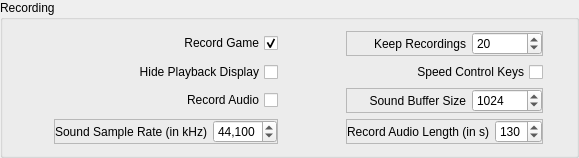
                 <widget class="QGroupBox" name="gBx_Recording">
                  <property name="title">
                   <string>Recording</string>
                  </property>
                  <layout class="QGridLayout" name="gridLayout_41">
                   <item row="2" column="6">
                    <widget class="QFrame" name="fr_SoundBufferSize">
                     <property name="frameShape">
                      <enum>QFrame::StyledPanel</enum>
                     </property>
                     <property name="frameShadow">
                      <enum>QFrame::Raised</enum>
                     </property>
                     <layout class="QGridLayout" name="gridLayout_38">
                      <property name="leftMargin">
                       <number>0</number>
                      </property>
                      <property name="topMargin">
                       <number>0</number>
                      </property>
                      <property name="rightMargin">
                       <number>0</number>
                      </property>
                      <property name="bottomMargin">
                       <number>0</number>
                      </property>
                      <item row="0" column="0">
                       <widget class="QLabel" name="lbl_SoundBufferSize">
                        <property name="sizePolicy">
                         <sizepolicy hsizetype="Minimum" vsizetype="Preferred">
                          <horstretch>0</horstretch>
                          <verstretch>0</verstretch>
                         </sizepolicy>
                        </property>
                        <property name="text">
                         <string>Sound Buffer Size</string>
                        </property>
                        <property name="alignment">
                         <set>Qt::AlignRight|Qt::AlignTrailing|Qt::AlignVCenter</set>
                        </property>
                       </widget>
                      </item>
                      <item row="0" column="1">
                       <widget class="QSpinBox" name="SpBx_SoundBufferSize">
                        <property name="maximumSize">
                         <size>
                          <width>70</width>
                          <height>16777215</height>
                         </size>
                        </property>
                        <property name="focusPolicy">
                         <enum>Qt::StrongFocus</enum>
                        </property>
                        <property name="minimum">
                         <number>256</number>
                        </property>
                        <property name="maximum">
                         <number>4096</number>
                        </property>
                        <property name="value">
                         <number>1024</number>
                        </property>
                       </widget>
                      </item>
                     </layout>
                    </widget>
                   </item>
                   <item row="2" column="7">
                    <widget class="QPushButton" name="Btn_SoundBufferSize_Reset">
                     <property name="maximumSize">
                      <size>
                       <width>16</width>
                       <height>16</height>
                      </size>
                     </property>
                     <property name="text">
                      <string/>
                     </property>
                     <property name="icon">
                      <iconset resource="resources.qrc">
                       <normaloff>:/Images/Reset_Icon_16px</normaloff>:/Images/Reset_Icon_16px</iconset>
                     </property>
                     <property name="flat">
                      <bool>true</bool>
                     </property>
                    </widget>
                   </item>
                   <item row="0" column="0">
                    <spacer name="hSp_RecordGame">
                     <property name="orientation">
                      <enum>Qt::Horizontal</enum>
                     </property>
                     <property name="sizeType">
                      <enum>QSizePolicy::Expanding</enum>
                     </property>
                     <property name="sizeHint" stdset="0">
                      <size>
                       <width>40</width>
                       <height>20</height>
                      </size>
                     </property>
                    </spacer>
                   </item>
                   <item row="0" column="6">
                    <widget class="QFrame" name="fr_KeepRecordings">
                     <property name="frameShape">
                      <enum>QFrame::StyledPanel</enum>
                     </property>
                     <property name="frameShadow">
                      <enum>QFrame::Raised</enum>
                     </property>
                     <layout class="QGridLayout" name="gridLayout_40">
                      <property name="leftMargin">
                       <number>0</number>
                      </property>
                      <property name="topMargin">
                       <number>0</number>
                      </property>
                      <property name="rightMargin">
                       <number>0</number>
                      </property>
                      <property name="bottomMargin">
                       <number>0</number>
                      </property>
                      <item row="0" column="1">
                       <widget class="QSpinBox" name="SpBx_KeepRecordings">
                        <property name="maximumSize">
                         <size>
                          <width>70</width>
                          <height>16777215</height>
                         </size>
                        </property>
                        <property name="focusPolicy">
                         <enum>Qt::StrongFocus</enum>
                        </property>
                        <property name="locale">
                         <locale language="English" country="UnitedKingdom"/>
                        </property>
                        <property name="showGroupSeparator" stdset="0">
                         <bool>true</bool>
                        </property>
                        <property name="maximum">
                         <number>99999</number>
                        </property>
                        <property name="value">
                         <number>20</number>
                        </property>
                       </widget>
                      </item>
                      <item row="0" column="0">
                       <widget class="QLabel" name="lbl_KeepRecordings">
                        <property name="sizePolicy">
                         <sizepolicy hsizetype="Minimum" vsizetype="Preferred">
                          <horstretch>0</horstretch>
                          <verstretch>0</verstretch>
                         </sizepolicy>
                        </property>
                        <property name="text">
                         <string>Keep Recordings</string>
                        </property>
                        <property name="alignment">
                         <set>Qt::AlignRight|Qt::AlignTrailing|Qt::AlignVCenter</set>
                        </property>
                       </widget>
                      </item>
                     </layout>
                    </widget>
                   </item>
                   <item row="0" column="7">
                    <widget class="QPushButton" name="Btn_KeepRecordings_Reset">
                     <property name="maximumSize">
                      <size>
                       <width>16</width>
                       <height>16</height>
                      </size>
                     </property>
                     <property name="text">
                      <string/>
                     </property>
                     <property name="icon">
                      <iconset resource="resources.qrc">
                       <normaloff>:/Images/Reset_Icon_16px</normaloff>:/Images/Reset_Icon_16px</iconset>
                     </property>
                     <property name="flat">
                      <bool>true</bool>
                     </property>
                    </widget>
                   </item>
                   <item row="0" column="5">
                    <spacer name="hSp_KeepRecordings">
                     <property name="orientation">
                      <enum>Qt::Horizontal</enum>
                     </property>
                     <property name="sizeHint" stdset="0">
                      <size>
                       <width>40</width>
                       <height>20</height>
                      </size>
                     </property>
                    </spacer>
                   </item>
                   <item row="2" column="5">
                    <spacer name="hSp_SoundBufferSize">
                     <property name="orientation">
                      <enum>Qt::Horizontal</enum>
                     </property>
                     <property name="sizeHint" stdset="0">
                      <size>
                       <width>40</width>
                       <height>20</height>
                      </size>
                     </property>
                    </spacer>
                   </item>
                   <item row="3" column="6">
                    <widget class="QFrame" name="fr_RecordAudioLength">
                     <property name="frameShape">
                      <enum>QFrame::StyledPanel</enum>
                     </property>
                     <property name="frameShadow">
                      <enum>QFrame::Raised</enum>
                     </property>
                     <layout class="QGridLayout" name="gridLayout_39">
                      <property name="leftMargin">
                       <number>0</number>
                      </property>
                      <property name="topMargin">
                       <number>0</number>
                      </property>
                      <property name="rightMargin">
                       <number>0</number>
                      </property>
                      <property name="bottomMargin">
                       <number>0</number>
                      </property>
                      <item row="0" column="0">
                       <widget class="QLabel" name="lbl_RecordAudioLength">
                        <property name="sizePolicy">
                         <sizepolicy hsizetype="Minimum" vsizetype="Preferred">
                          <horstretch>0</horstretch>
                          <verstretch>0</verstretch>
                         </sizepolicy>
                        </property>
                        <property name="text">
                         <string>Record Audio Length (in s)</string>
                        </property>
                        <property name="alignment">
                         <set>Qt::AlignRight|Qt::AlignTrailing|Qt::AlignVCenter</set>
                        </property>
                       </widget>
                      </item>
                      <item row="0" column="1">
                       <widget class="QSpinBox" name="SpBx_RecordAudioLength">
                        <property name="maximumSize">
                         <size>
                          <width>70</width>
                          <height>16777215</height>
                         </size>
                        </property>
                        <property name="focusPolicy">
                         <enum>Qt::StrongFocus</enum>
                        </property>
                        <property name="maximum">
                         <number>256</number>
                        </property>
                        <property name="value">
                         <number>130</number>
                        </property>
                       </widget>
                      </item>
                     </layout>
                    </widget>
                   </item>
                   <item row="0" column="4">
                    <widget class="QPushButton" name="Btn_RecordGame_Reset">
                     <property name="maximumSize">
                      <size>
                       <width>16</width>
                       <height>16</height>
                      </size>
                     </property>
                     <property name="text">
                      <string/>
                     </property>
                     <property name="icon">
                      <iconset resource="resources.qrc">
                       <normaloff>:/Images/Reset_Icon_16px</normaloff>:/Images/Reset_Icon_16px</iconset>
                     </property>
                     <property name="flat">
                      <bool>true</bool>
                     </property>
                    </widget>
                   </item>
                   <item row="3" column="7">
                    <widget class="QPushButton" name="Btn_RecordAudioLength_Reset">
                     <property name="maximumSize">
                      <size>
                       <width>16</width>
                       <height>16</height>
                      </size>
                     </property>
                     <property name="text">
                      <string/>
                     </property>
                     <property name="icon">
                      <iconset resource="resources.qrc">
                       <normaloff>:/Images/Reset_Icon_16px</normaloff>:/Images/Reset_Icon_16px</iconset>
                     </property>
                     <property name="flat">
                      <bool>true</bool>
                     </property>
                    </widget>
                   </item>
                   <item row="0" column="1">
                    <widget class="QCheckBox" name="cBx_RecordGame">
                     <property name="layoutDirection">
                      <enum>Qt::RightToLeft</enum>
                     </property>
                     <property name="text">
                      <string>Record Game</string>
                     </property>
                     <property name="checked">
                      <bool>true</bool>
                     </property>
                    </widget>
                   </item>
                   <item row="3" column="5">
                    <spacer name="hSp_RecordAudioLength">
                     <property name="orientation">
                      <enum>Qt::Horizontal</enum>
                     </property>
                     <property name="sizeHint" stdset="0">
                      <size>
                       <width>40</width>
                       <height>20</height>
                      </size>
                     </property>
                    </spacer>
                   </item>
                   <item row="3" column="4">
                    <widget class="QPushButton" name="Btn_SoundSampleRate_Reset">
                     <property name="maximumSize">
                      <size>
                       <width>16</width>
                       <height>16</height>
                      </size>
                     </property>
                     <property name="text">
                      <string/>
                     </property>
                     <property name="icon">
                      <iconset resource="resources.qrc">
                       <normaloff>:/Images/Reset_Icon_16px</normaloff>:/Images/Reset_Icon_16px</iconset>
                     </property>
                     <property name="flat">
                      <bool>true</bool>
                     </property>
                    </widget>
                   </item>
                   <item row="3" column="1">
                    <widget class="QFrame" name="fr_SoundSampleRate">
                     <property name="frameShape">
                      <enum>QFrame::StyledPanel</enum>
                     </property>
                     <property name="frameShadow">
                      <enum>QFrame::Raised</enum>
                     </property>
                     <layout class="QGridLayout" name="gridLayout_37">
                      <property name="leftMargin">
                       <number>0</number>
                      </property>
                      <property name="topMargin">
                       <number>0</number>
                      </property>
                      <property name="rightMargin">
                       <number>0</number>
                      </property>
                      <property name="bottomMargin">
                       <number>0</number>
                      </property>
                      <item row="1" column="0">
                       <widget class="QLabel" name="lbl_SoundSampleRate">
                        <property name="sizePolicy">
                         <sizepolicy hsizetype="Minimum" vsizetype="Preferred">
                          <horstretch>0</horstretch>
                          <verstretch>0</verstretch>
                         </sizepolicy>
                        </property>
                        <property name="text">
                         <string>Sound Sample Rate (in kHz)</string>
                        </property>
                        <property name="alignment">
                         <set>Qt::AlignRight|Qt::AlignTrailing|Qt::AlignVCenter</set>
                        </property>
                       </widget>
                      </item>
                      <item row="1" column="1">
                       <widget class="QSpinBox" name="SpBx_SoundSampleRate">
                        <property name="maximumSize">
                         <size>
                          <width>70</width>
                          <height>16777215</height>
                         </size>
                        </property>
                        <property name="focusPolicy">
                         <enum>Qt::StrongFocus</enum>
                        </property>
                        <property name="locale">
                         <locale language="English" country="UnitedKingdom"/>
                        </property>
                        <property name="showGroupSeparator" stdset="0">
                         <bool>true</bool>
                        </property>
                        <property name="maximum">
                         <number>99999</number>
                        </property>
                        <property name="value">
                         <number>44100</number>
                        </property>
                       </widget>
                      </item>
                     </layout>
                    </widget>
                   </item>
                   <item row="3" column="0">
                    <spacer name="hSp_SoundSampleRate">
                     <property name="orientation">
                      <enum>Qt::Horizontal</enum>
                     </property>
                     <property name="sizeHint" stdset="0">
                      <size>
                       <width>40</width>
                       <height>20</height>
                      </size>
                     </property>
                    </spacer>
                   </item>
                   <item row="2" column="1">
                    <widget class="QCheckBox" name="cBx_RecordAudio">
                     <property name="layoutDirection">
                      <enum>Qt::RightToLeft</enum>
                     </property>
                     <property name="text">
                      <string>Record Audio</string>
                     </property>
                    </widget>
                   </item>
                   <item row="2" column="4">
                    <widget class="QPushButton" name="Btn_RecordAudio_Reset">
                     <property name="maximumSize">
                      <size>
                       <width>16</width>
                       <height>16</height>
                      </size>
                     </property>
                     <property name="text">
                      <string/>
                     </property>
                     <property name="icon">
                      <iconset resource="resources.qrc">
                       <normaloff>:/Images/Reset_Icon_16px</normaloff>:/Images/Reset_Icon_16px</iconset>
                     </property>
                     <property name="flat">
                      <bool>true</bool>
                     </property>
                    </widget>
                   </item>
                   <item row="2" column="0">
                    <spacer name="hSp_RecordAudio">
                     <property name="orientation">
                      <enum>Qt::Horizontal</enum>
                     </property>
                     <property name="sizeHint" stdset="0">
                      <size>
                       <width>40</width>
                       <height>20</height>
                      </size>
                     </property>
                    </spacer>
                   </item>
                   <item row="1" column="1">
                    <widget class="QCheckBox" name="cBx_HidePlaybackDisplay">
                     <property name="layoutDirection">
                      <enum>Qt::RightToLeft</enum>
                     </property>
                     <property name="text">
                      <string>Hide Playback Display</string>
                     </property>
                    </widget>
                   </item>
                   <item row="1" column="4">
                    <widget class="QPushButton" name="Btn_HidePlaybackDisplay_Reset">
                     <property name="maximumSize">
                      <size>
                       <width>16</width>
                       <height>16</height>
                      </size>
                     </property>
                     <property name="text">
                      <string/>
                     </property>
                     <property name="icon">
                      <iconset resource="resources.qrc">
                       <normaloff>:/Images/Reset_Icon_16px</normaloff>:/Images/Reset_Icon_16px</iconset>
                     </property>
                     <property name="flat">
                      <bool>true</bool>
                     </property>
                    </widget>
                   </item>
                   <item row="1" column="0">
                    <spacer name="hSp_HidePlaybackDisplay">
                     <property name="orientation">
                      <enum>Qt::Horizontal</enum>
                     </property>
                     <property name="sizeHint" stdset="0">
                      <size>
                       <width>40</width>
                       <height>20</height>
                      </size>
                     </property>
                    </spacer>
                   </item>
                   <item row="1" column="5">
                    <spacer name="hSp_SpeedControlKeys">
                     <property name="orientation">
                      <enum>Qt::Horizontal</enum>
                     </property>
                     <property name="sizeHint" stdset="0">
                      <size>
                       <width>40</width>
                       <height>20</height>
                      </size>
                     </property>
                    </spacer>
                   </item>
                   <item row="1" column="6">
                    <widget class="QCheckBox" name="cBx_SpeedControlKeys">
                     <property name="layoutDirection">
                      <enum>Qt::RightToLeft</enum>
                     </property>
                     <property name="text">
                      <string>Speed Control Keys</string>
                     </property>
                    </widget>
                   </item>
                   <item row="1" column="7">
                    <widget class="QPushButton" name="Btn_SpeedControlKeys_Reset">
                     <property name="maximumSize">
                      <size>
                       <width>16</width>
                       <height>16</height>
                      </size>
                     </property>
                     <property name="text">
                      <string/>
                     </property>
                     <property name="icon">
                      <iconset resource="resources.qrc">
                       <normaloff>:/Images/Reset_Icon_16px</normaloff>:/Images/Reset_Icon_16px</iconset>
                     </property>
                     <property name="flat">
                      <bool>true</bool>
                     </property>
                    </widget>
                   </item>
                  </layout>
                 </widget>
